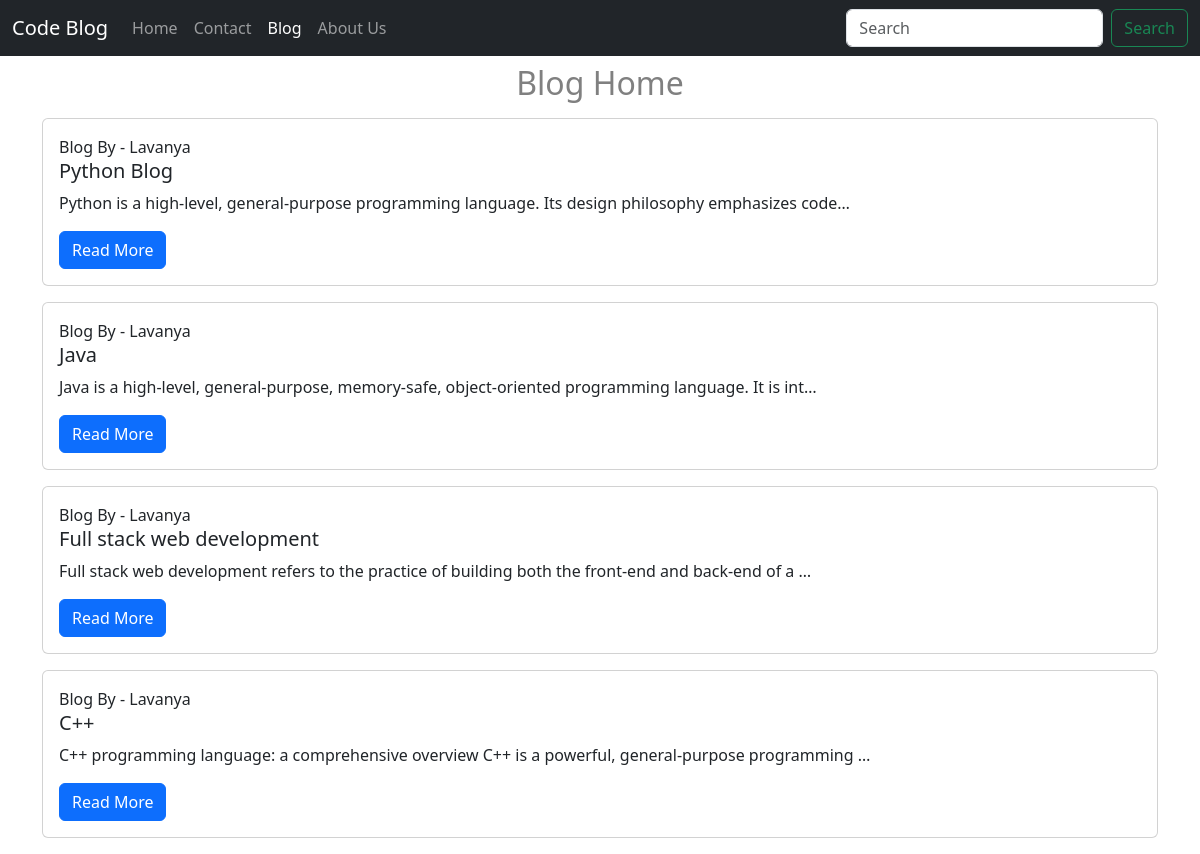
Screenshot of /blog/ with the database file from the repository.
### blog/models.py (models this page shows, shortened)
class Post(models.Model):
    sno = models.AutoField(primary_key=True)
    title = models.CharField(max_length=50)
    author = models.CharField(max_length=15)
    slug = models.CharField(max_length=50)
    content = models.TextField()
    timeStamp = models.DateTimeField(blank=True)

### blog/views.py (the view)
# urls.py: path('', views.bloghome, name='bloghome'),
def bloghome(request):
   allPosts = Post.objects.all()
   context = {'allPosts': allPosts}
   return render(request , 'blog/bloghome.html',context)

### templates/blog/bloghome.html (shortened to what this page needs)
{% extends 'home/base.html' %}
{% block name %}
    <h2 class="text-center" style="color:grey">Blog Home</h2>
{% endblock %}
{% block blogactive %}
    active
{% endblock %}
{% block body %}
<div class="container">
    {% for iPost in allPosts %}
        <div class="card my-3">
            <div class="card-body">
                <h8 class="card-title">Blog By - {{ iPost.author }}</h8>
                <h5 class="card-title">{{ iPost.title }}</h5>
                <p class="card-text">{{ iPost.content|truncatechars:100 }}</p>
                <a href="{{ iPost.slug }}" class="btn btn-primary">Read More</a>
            </div>
        </div>
    {% endfor %}
</div>
{% endblock %}

### templates/home/base.html (shortened to what this page needs)
<!doctype html>
<html lang="en">
  <head>
    <link href="https://cdn.jsdelivr.net/npm/bootstrap@5.3.7/dist/css/bootstrap.min.css" rel="stylesheet">
  </head>
  <body>
    <nav class="navbar navbar-expand-lg navbar-dark bg-dark">
  <div class="container-fluid">
    <a class="navbar-brand" href="/">Code Blog</a>
    <div class="collapse navbar-collapse" id="navbarSupportedContent">
      <ul class="navbar-nav me-auto mb-2 mb-lg-0">
        <li class="nav-item">
          <a class="nav-link {% block homeactive %}{% endblock %}" aria-current="page" href="/">Home</a>
        </li>
        <li class="nav-item">
          <a class="nav-link {% block contactactive %}{% endblock %}" href="/contact">Contact</a>
        </li>
        <li class="nav-item">
          <a class="nav-link {% block blogactive %}{% endblock %}" href="/blog">Blog</a>
        </li>
        <li class="nav-item">
          <a class="nav-link {% block aboutactive %}{% endblock %}" href="/about">About Us</a>
        </li>
      </ul>
      <form action = "/search" method="get" class="d-flex" role="search">
        <input name="query"class="form-control me-2" type="search" placeholder="Search" aria-label="Search"/>
        <button class="btn btn-outline-success" type="submit">Search</button>
      </form>
    </div>
  </div>
</nav>
  <h1>{%block name%}
{% endblock %}</h1>
{%block body%}
{% endblock %}
  </body>
</html>

### rows the page displays
Post: author "Lavanya", title "Python Blog", content "Python is a high-level, general-purpose programming language. Its design philosophy emphasizes code…"
Post: author "Lavanya", title "Java", content "Java is a high-level, general-purpose, memory-safe, object-oriented programming language. It is int…"
Post: author "Lavanya", title "Full stack web development", content "Full stack web development refers to the practice of building both the front-end and back-end of a …"
Post: author "Lavanya", title "C++", content "C++ programming language: a comprehensive overview C++ is a powerful, general-purpose programming …"
